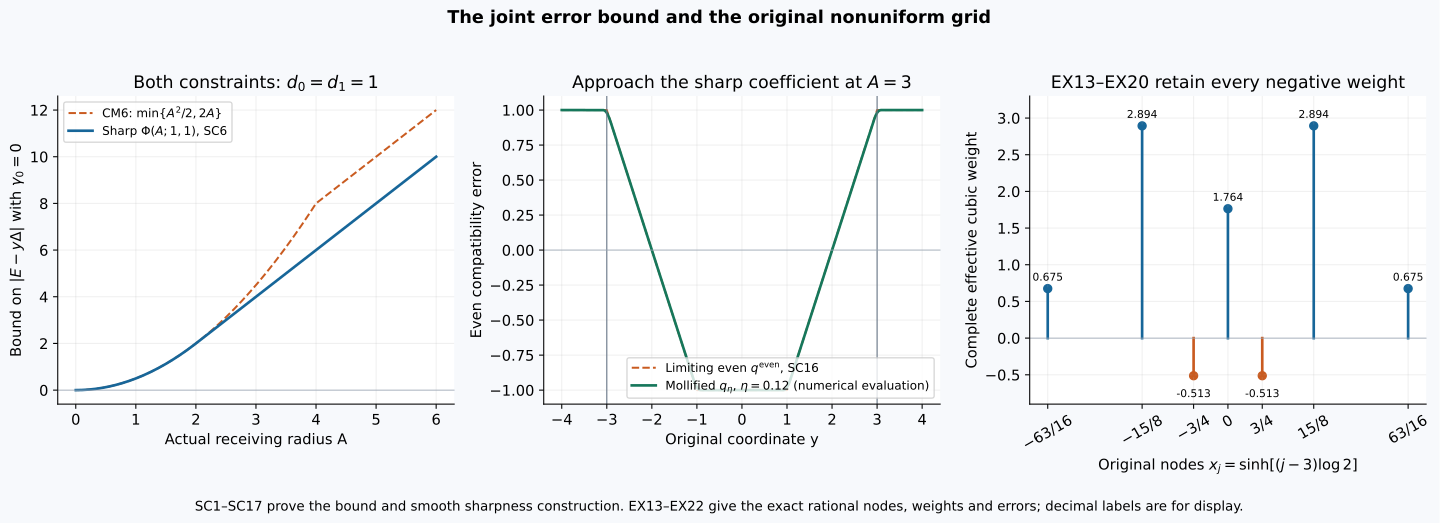

Reproduce this figure in Python.
"""Reproduce the sharp original velocity bound and actual nonuniform cubic grid."""
from pathlib import Path
import numpy as np
import matplotlib
matplotlib.use('Agg')
import matplotlib.pyplot as plt
R=Path(__file__).resolve().parent
plt.rcParams.update({'font.size':11,'axes.titlesize':13,'legend.fontsize':9,'figure.facecolor':'#f7f9fc','axes.facecolor':'white','axes.spines.top':False,'axes.spines.right':False})
blue='#176699';orange='#c95b20';green='#16775b';purple='#7447a7'
fig,ax=plt.subplots(1,3,figsize=(15.2,4.9));fig.suptitle('The joint error bound and the original nonuniform grid',fontweight='bold',y=1.03)
A=np.linspace(0,6,601);phi=np.where(A<=2,A*A/2,2*A-2);old=np.minimum(A*A/2,2*A)
ax[0].plot(A,old,'--',color=orange,label=r'CM6: $\min\{A^2/2,2A\}$')
ax[0].plot(A,phi,color=blue,lw=2,label=r'Sharp $\Phi(A;1,1)$, SC6')
ax[0].set_xlabel('Actual receiving radius A');ax[0].set_ylabel(r'Bound on $|E-y\Delta|$ with $\gamma_0=0$')
ax[0].set_title(r'Both constraints: $d_0=d_1=1$');ax[0].legend()
y=np.linspace(-4,4,1001);q=lambda r:np.clip(np.abs(r)-2,-1,1)
eta=.12;nodes,weights=np.polynomial.legendre.leggauss(180)
rho=np.exp(-1/(1-nodes*nodes));weights=weights*rho;weights=weights/weights.sum()
smooth=np.array([np.sum(weights*q(r-eta*nodes)) for r in y])
ax[1].plot(y,q(y),'--',color=orange,label=r'Limiting even $q^{\rm even}$, SC16')
ax[1].plot(y,smooth,color=green,lw=2,label=r'Mollified $q_\eta$, $\eta=0.12$ (numerical evaluation)')
ax[1].axvline(3,color='#667586',lw=.8);ax[1].axvline(-3,color='#667586',lw=.8)
ax[1].set_xlabel('Original coordinate y');ax[1].set_ylabel('Even compatibility error');ax[1].set_title(r'Approach the sharp coefficient at $A=3$');ax[1].legend(loc='lower right')
xs=np.array([-63/16,-15/8,-3/4,0,3/4,15/8,63/16]);ws=np.array([9979/14784,855551/295680,-5515/10752,47413/26880,-5515/10752,855551/295680,9979/14784])
for xx,ww in zip(xs,ws):
    col=blue if ww>=0 else orange
    ax[2].plot([xx,xx],[0,ww],color=col,lw=2);ax[2].scatter([xx],[ww],color=col,s=36)
    ax[2].annotate(f'{ww:.3f}',(xx,ww),xytext=(0,6 if ww>=0 else -16),textcoords='offset points',ha='center',fontsize=8)
ax[2].set_xticks(xs,['−63/16','−15/8','−3/4','0','3/4','15/8','63/16'],rotation=30)
ax[2].set_ylim(-.9,3.3);ax[2].set_xlabel(r'Original nodes $x_j=\sinh[(j-3)\log2]$');ax[2].set_ylabel('Complete effective cubic weight')
ax[2].set_title('EX13–EX20 retain every negative weight')
for a in ax:a.grid(alpha=.18);a.axhline(0,color='#9da9b7',lw=.6)
fig.text(.5,-.035,'SC1–SC17 prove the bound and smooth sharpness construction. EX13–EX22 give the exact rational nodes, weights and errors; decimal labels are for display.',ha='center',fontsize=10)
fig.tight_layout()
for ext in ['png','svg']:fig.savefig(R/('ccf-sharp-bound-and-original-grid.'+ext),dpi=180,bbox_inches='tight')
plt.close(fig)
print('Reproduced sharp-bound and original-grid figure.')
